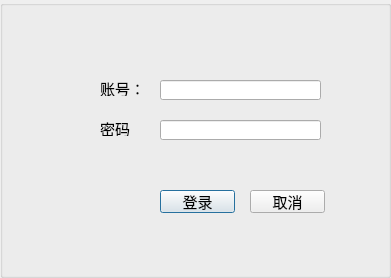
<?xml version="1.0" encoding="UTF-8"?>
<ui version="4.0">
 <class>configBox</class>
 <widget class="QDialog" name="configBox">
  <property name="geometry">
   <rect>
    <x>0</x>
    <y>0</y>
    <width>391</width>
    <height>278</height>
   </rect>
  </property>
  <property name="windowTitle">
   <string>提示</string>
  </property>
  <layout class="QVBoxLayout" name="verticalLayout">
   <property name="spacing">
    <number>0</number>
   </property>
   <property name="margin">
    <number>0</number>
   </property>
   <item>
    <widget class="QWidget" name="widget_main" native="true">
     <property name="styleSheet">
      <string notr="true">font: 11pt &quot;微软雅黑&quot;;</string>
     </property>
     <layout class="QVBoxLayout" name="verticalLayout_2">
      <property name="spacing">
       <number>0</number>
      </property>
      <property name="margin">
       <number>0</number>
      </property>
      <item>
       <widget class="QGroupBox" name="groupBox">
        <property name="font">
         <font>
          <family>微软雅黑</family>
          <pointsize>11</pointsize>
          <weight>50</weight>
          <italic>false</italic>
          <bold>false</bold>
         </font>
        </property>
        <property name="contextMenuPolicy">
         <enum>Qt::DefaultContextMenu</enum>
        </property>
        <property name="title">
         <string/>
        </property>
        <widget class="QPushButton" name="pushButton">
         <property name="geometry">
          <rect>
           <x>160</x>
           <y>190</y>
           <width>75</width>
           <height>23</height>
          </rect>
         </property>
         <property name="cursor">
          <cursorShape>ArrowCursor</cursorShape>
         </property>
         <property name="text">
          <string>登录</string>
         </property>
        </widget>
        <widget class="QPushButton" name="pushButton_2">
         <property name="geometry">
          <rect>
           <x>250</x>
           <y>190</y>
           <width>75</width>
           <height>23</height>
          </rect>
         </property>
         <property name="text">
          <string>取消</string>
         </property>
        </widget>
        <widget class="QLabel" name="label">
         <property name="geometry">
          <rect>
           <x>100</x>
           <y>80</y>
           <width>51</width>
           <height>16</height>
          </rect>
         </property>
         <property name="font">
          <font>
           <family>微软雅黑</family>
           <pointsize>11</pointsize>
           <weight>50</weight>
           <italic>false</italic>
           <bold>false</bold>
          </font>
         </property>
         <property name="text">
          <string>账号：</string>
         </property>
        </widget>
        <widget class="QLabel" name="label_2">
         <property name="geometry">
          <rect>
           <x>100</x>
           <y>120</y>
           <width>51</width>
           <height>16</height>
          </rect>
         </property>
         <property name="font">
          <font>
           <family>微软雅黑</family>
           <pointsize>11</pointsize>
           <weight>50</weight>
           <italic>false</italic>
           <bold>false</bold>
          </font>
         </property>
         <property name="text">
          <string>密码</string>
         </property>
        </widget>
        <widget class="QLineEdit" name="lineEdit">
         <property name="geometry">
          <rect>
           <x>160</x>
           <y>80</y>
           <width>161</width>
           <height>20</height>
          </rect>
         </property>
        </widget>
        <widget class="QLineEdit" name="lineEdit_2">
         <property name="geometry">
          <rect>
           <x>160</x>
           <y>120</y>
           <width>161</width>
           <height>20</height>
          </rect>
         </property>
        </widget>
       </widget>
      </item>
     </layout>
    </widget>
   </item>
  </layout>
 </widget>
 <resources/>
 <connections/>
</ui>
